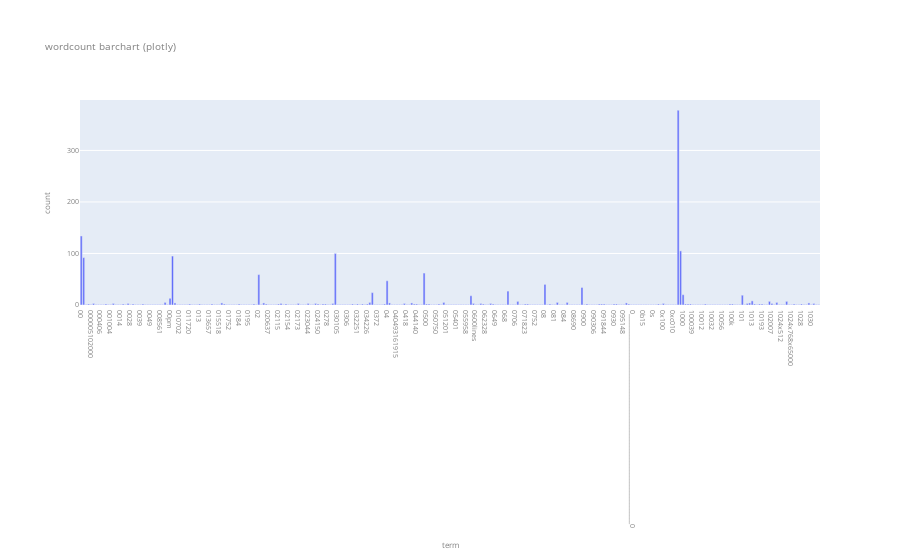
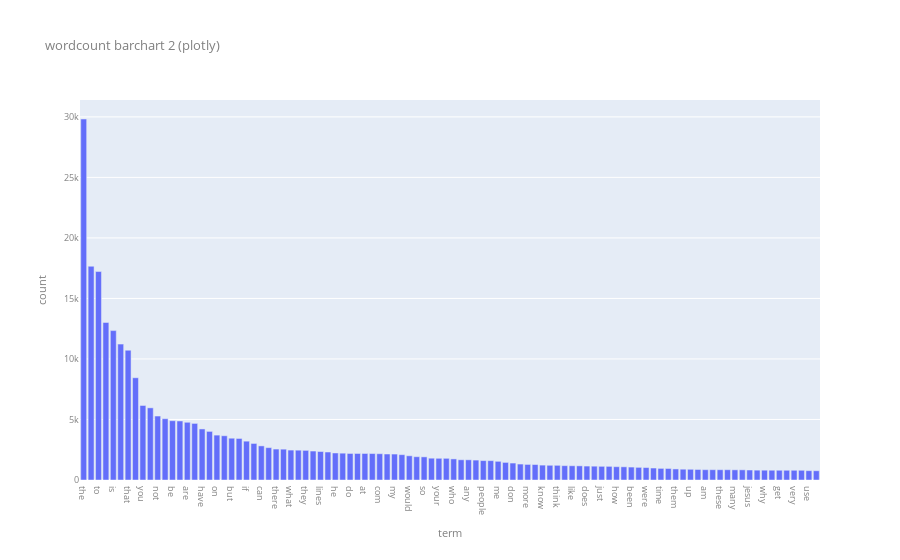
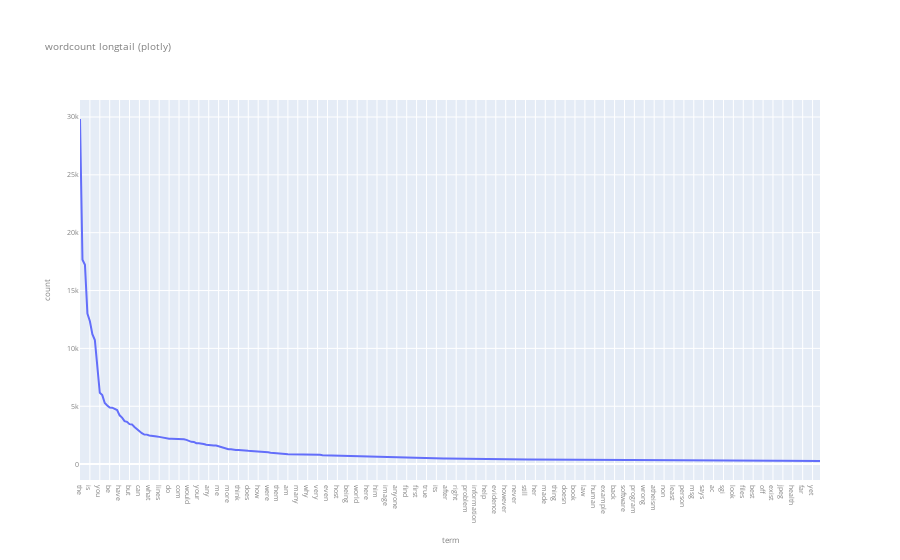

The cell these charts' notebook holds for them, in order:
### Code cell
### PART 1- Take Home Assignments ###

# Exercise 2 #
# TODO: --the tryouts were deleted--

# Exercise 5 #
NA_dict = [{ 'id': 'A', 'missing_example': np.nan }, # np.nan Not a Number which is considered null value
           { 'id': 'B'                    }, # value in missing therefore null
           { 'id': 'C', 'missing_example': 'NaN'  }, # the value is string therefore non-null
           { 'id': 'D', 'missing_example': 'None' }, # the value is string therefore non-null
           { 'id': 'E', 'missing_example':  None  }, # in Python, None keyword defines a null value
           { 'id': 'F', 'missing_example': ''     }] # in panda package, empty strings aren't considered null (as written in their documentation in https://pandas.pydata.org/docs/reference/api/pandas.DataFrame.isnull.html). 
# ==> results of isnull() should return: A,B,E: true, C,D,F: False.

NA_df = pd.DataFrame(NA_dict, columns = ['id','missing_example'])
NA_df['missing_example'].isnull()


# Exercise 6 #
# TODO: CHECK DIFFERENCES BETWEEN X AND X_sample


#Exercise 8 #
X_sample = X.sample(n=1000,random_state=42)

data_sample = getSortedSeries(X_sample, "category_name")
data_full = getSortedSeries(X, "category_name")
upper_bound = max(data_full + 50)

data_as_frame = pd.DataFrame({
    "data": data_full.values,
    "sample": data_sample.values
    },
    index= data_full.index
)

data_as_frame.plot(kind="bar",
    title = 'Category distribution',
    ylim = [0, upper_bound], 
    rot = 0, fontsize = 12, figsize = (7,4)
)



#Exercise 10#
match_table = X_counts[0:5, 0:100].toarray()

# non_zeros = find_non_zero_words(match_table, count_vect)
print(find_non_zero_words(match_table, count_vect))

#Exercise 11#

## TODO: 1st method- [NEED TO CHECK TERMINOLOGY!] check larger batches together, if the heatmap shows an area to be "hot", we can dissect it in another chart.
## TODO: 2nd method- [NEED TO CHECK TERMINOLOGY!] check few words across most documents to try and remove outliars 


#Exercise 12#
X_reduced = PCA(n_components = 3).fit_transform(X_counts.toarray())

def plot_content(axis):
    for c, category in zip(col, categories):
        xs = X_reduced[X['category_name'] == category].T[0]
        ys = X_reduced[X['category_name'] == category].T[1]
        zs = X_reduced[X['category_name'] == category].T[2]
    
        axis.scatter3D(xs, ys, zs, c = c, marker='o')

        axis.grid(color='gray', linestyle=':', linewidth=2, alpha=0.2)
        axis.set_xlabel('\nX Label')
        axis.set_ylabel('\nY Label')
        axis.set_zlabel('\nZ Label')


# plot
fig = plt.figure(figsize = (25,10))

ax = fig.add_subplot(1, 2, 1, projection='3d')
plot_content(ax)
ax.view_init(12, -23)

bx = fig.add_subplot(1, 3, 2, projection='3d')
plot_content(bx)
bx.view_init(12, 40)

cx = fig.add_subplot(1, 3, 3, projection='3d')
plot_content(cx)
cx.view_init(15, 200)

plt.show()
#TODO: check angles??
#TODO: add description for the results!!

#Exercise 13#
bar_df = pd.DataFrame(dict(
    term = count_vect.get_feature_names_out(),
    count = term_frequencies))

fig = px.bar(bar_df[:300], x = 'term', y = 'count',
             title = "wordcount barchart (plotly)")
fig.update_layout(
    font=dict(
        size=7,
        color="gray"
    )
)

fig.show()

#Exercise 14#
#TODO: add scales/add a scatter graph?

# 1st way: remove outliars with few occurrences, then sort the much smaller dataframe and view the top values
MIN_AMOUNT = 100
fig = px.bar(bar_df[bar_df['count'] > MIN_AMOUNT].sort_values(by="count", ascending=False)[:100],
             x = 'term', y = 'count',
             title = "wordcount barchart 2 (plotly)")
fig.update_layout(
    font=dict(
        size=9,
        color="gray"
    )
)
fig.show()


# 2nd way: sum up the amout of terms appearing a certain amount of times. this can be used to see how many terms are repetative, and we'll be able to later get data regarding said terms.
by_terms_amount = pd.DataFrame(bar_df.groupby('count').apply(lambda x:[x["count"].iloc[0], len(x["term"]), x["term"].tolist()]).tolist(), 
                               columns=["count_per_term", "term_count", "terms"])
by_terms_amount["string_for_hover"] = by_terms_amount["terms"].str.join("<br>")
#TODO: fix hovertext (include only )
print((by_terms_amount["terms"].iloc[:5]))

fig = px.bar(by_terms_amount, x = 'count_per_term', y = 'term_count',
             hover_data=['string_for_hover'],
             title = "wordcount barchart (plotly)")
fig.update_layout(
    font=dict(
        size=7,
        color="gray"
    ),
    yaxis=dict(range=[0,by_terms_amount["term_count"].max() + 50]),
    xaxis=dict(range=[0,by_terms_amount.shape[0]]),
    hovermode=("x unified")
)
fig.update_traces(hovertemplate='amount of terms in category: %{y}<br>occurrences for each term: %{x}<br>relevant terms: %{customdata[0]}')

fig.show()

#Exercise 15#
fig = px.line(bar_df[bar_df['count'] > MIN_AMOUNT].sort_values(by="count", ascending=False)[:300],
             x = 'term', y = 'count',
             title = "wordcount longtail (plotly)")
fig.update_layout(
    font=dict(
        size=7,
        color="gray"
    )
)

fig.show()

#Exercise 16#
mlb = preprocessing.LabelBinarizer()
mlb.fit(X.category_name)

X['bin_category'] = mlb.transform(X['category_name']).tolist()
X[0:9]

#result- this works great. The reason iswe originally used the names to filter out data, therefore we can promise a closed list of categories, which are the same aw were used to create the "category" property, therefore they match.
#TODO: fix explanation because it's shit.

### Figure 1 — Plotly figure (JSON) as saved in the notebook; plotly's stock layout.template omitted (floating-point values rounded to 4 significant figures; data arrays with more than 128 entries replaced by an {"elided": "..."} marker saying what was removed)
{"data": [{"alignmentgroup": "True", "hovertemplate": "term=%{x}<br>count=%{y}<extra></extra>", "legendgroup": "", "marker": {"color": "#636efa", "pattern": {"shape": ""}}, "name": "", "offsetgroup": "", "orientation": "v", "showlegend": false, "textposition": "auto", "type": "bar", "x": {"elided": "300 str values"}, "xaxis": "x", "y": {"elided": "300 int values"}, "yaxis": "y"}], "layout": {"barmode": "relative", "font": {"color": "gray", "size": 7}, "legend": {"tracegroupgap": 0}, "title": {"text": "wordcount barchart (plotly)"}, "xaxis": {"anchor": "y", "domain": [0, 1], "title": {"text": "term"}}, "yaxis": {"anchor": "x", "domain": [0, 1], "title": {"text": "count"}}}}

### Figure 2 — Plotly figure (JSON) as saved in the notebook; plotly's stock layout.template omitted (floating-point values rounded to 4 significant figures)
{"data": [{"alignmentgroup": "True", "hovertemplate": "term=%{x}<br>count=%{y}<extra></extra>", "legendgroup": "", "marker": {"color": "#636efa", "pattern": {"shape": ""}}, "name": "", "offsetgroup": "", "orientation": "v", "showlegend": false, "textposition": "auto", "type": "bar", "x": ["the", "of", "to", "and", "is", "in", "that", "it", "you", "for", "not", "this", "be", "from", "are", "edu", "have", "as", "on", "with", "but", "or", "if", "was", "can", "we", "there", "by", "what", "subject", "they", "an", "lines", "one", "he", "god", "do", "organization", "at", "re", "com", "about", "my", "all", "would", "will", "so", "some", "your", "no", "who", "has", "any", "writes", "people", "which", "me", "article", "don", "his", "more", "other", "know", "when", "think", "their", "like", "university", "does", "out", "just", "only", "how", "also", "been", "than", "were", "then", "time", "because", "them", "posting", "up", "had", "am", "should", "these", "may", "many", "say", "jesus", "see", "why", "us", "get", "good", "very", "believe", "use", "such"], "xaxis": "x", "y": [29825, 17660, 17222, 13017, 12343, 11226, 10723, 8447, 6157, 5962, 5285, 5063, 4898, 4877, 4769, 4675, 4218, 4015, 3709, 3655, 3453, 3432, 3208, 3020, 2818, 2674, 2556, 2548, 2472, 2464, 2448, 2393, 2353, 2312, 2232, 2216, 2193, 2192, 2191, 2186, 2172, 2148, 2143, 2093, 2000, 1925, 1912, 1802, 1793, 1791, 1742, 1671, 1669, 1645, 1604, 1599, 1543, 1453, 1400, 1318, 1286, 1278, 1230, 1215, 1213, 1184, 1177, 1170, 1151, 1142, 1130, 1127, 1100, 1090, 1068, 1045, 1028, 989, 959, 952, 914, 892, 885, 870, 852, 851, 850, 850, 841, 840, 825, 814, 811, 808, 806, 805, 805, 803, 772, 766], "yaxis": "y"}], "layout": {"barmode": "relative", "font": {"color": "gray", "size": 9}, "legend": {"tracegroupgap": 0}, "title": {"text": "wordcount barchart 2 (plotly)"}, "xaxis": {"anchor": "y", "domain": [0, 1], "title": {"text": "term"}}, "yaxis": {"anchor": "x", "domain": [0, 1], "title": {"text": "count"}}}}

### Figure 3 — Plotly figure (JSON) as saved in the notebook; plotly's stock layout.template omitted (floating-point values rounded to 4 significant figures; data arrays with more than 128 entries replaced by an {"elided": "..."} marker saying what was removed)
{"data": [{"hovertemplate": "term=%{x}<br>count=%{y}<extra></extra>", "legendgroup": "", "line": {"color": "#636efa", "dash": "solid"}, "marker": {"symbol": "circle"}, "mode": "lines", "name": "", "orientation": "v", "showlegend": false, "type": "scatter", "x": {"elided": "300 str values"}, "xaxis": "x", "y": {"elided": "300 int values"}, "yaxis": "y"}], "layout": {"font": {"color": "gray", "size": 7}, "legend": {"tracegroupgap": 0}, "title": {"text": "wordcount longtail (plotly)"}, "xaxis": {"anchor": "y", "domain": [0, 1], "title": {"text": "term"}}, "yaxis": {"anchor": "x", "domain": [0, 1], "title": {"text": "count"}}}}
